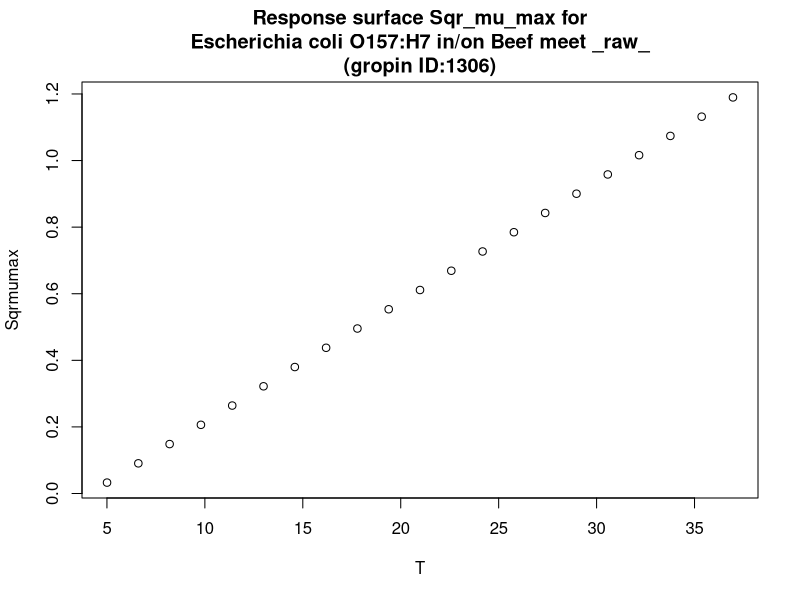

Write the R code that produced this figure.
#############################
# start of Parameter script
#############################
T <- seq(5.005,36.963036963037,length.out=21)
#############################
# end of Parameter script
#############################
############################# 
# start of Model script Gropin ID 1306 
#############################
 
# constant coefficients for this model
 
variables <- data.frame(T)
argumentsPar <- unique.data.frame(expand.grid(variables))
 
# heart of the model
response_surface <- function(T) {
   mumax <-0.0362*(T-4.10)

	return(mumax=mumax)
} 

# output parameters
responseSurface <- cbind(argumentsPar,response_surface(argumentsPar['T']))
colnames(responseSurface) <- c(colnames(argumentsPar),'Sqrmumax')
#############################
# End of Model script
#############################
############################# 
# start of Visualisation script Gropin ID 1306 
#############################
titleText <-'Response surface Sqr_mu_max for
Escherichia coli O157:H7 in/on Beef meet _raw_
(gropin ID:1306)'
plot(T,responseSurface$'Sqrmumax',xlab='T',
                          ylab='Sqrmumax',main=titleText)
#############################
# End of Visualisation script
#############################
